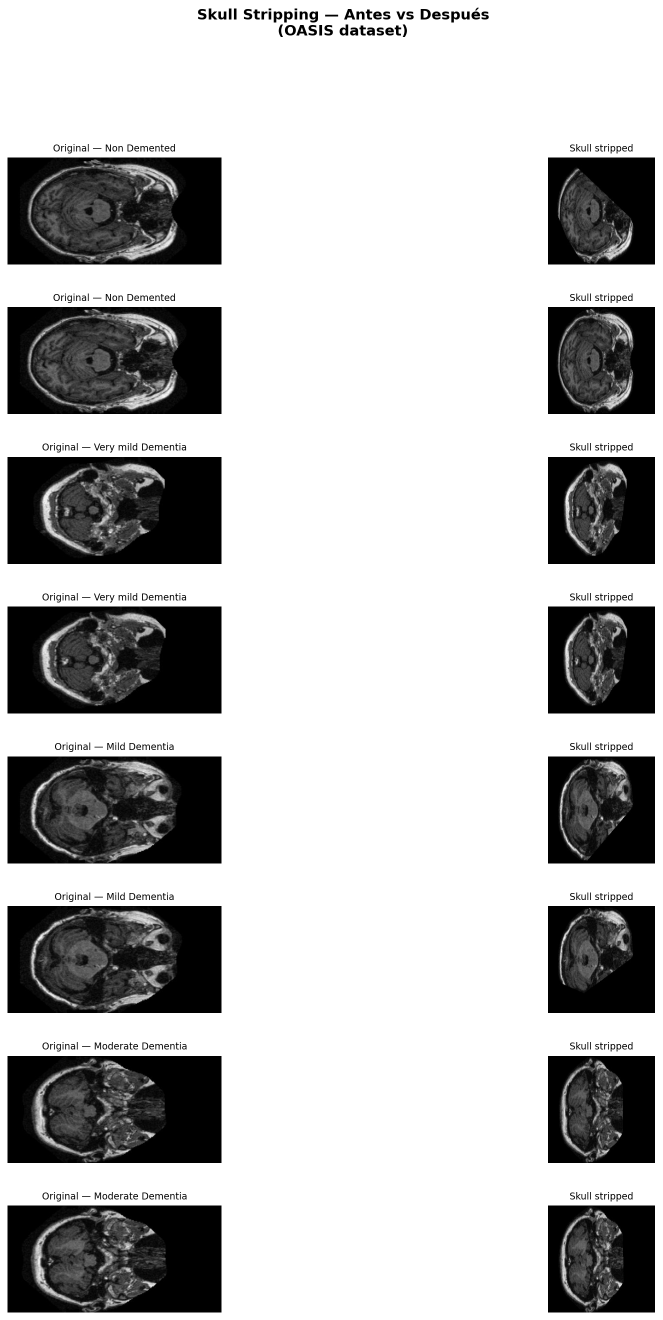
#> input picture skull_strip_muestra.png, 1325 x 2640 px (shown at 1/2 size)
$ python -i skull_stripping.py   (imports and definitions only)
#> lines starting #> are read from the running program, lines starting #| are printed output that depends on the picture; after the words box and inside, x2 and y2 are one past the last pixel; in counts of white or black regions, pixels touching at a corner belong together
#> in procesar_imagen, img is the input picture: shape (2640, 1325, 3); min 0, max 255, mean 183.5
"""
skull_stripping.py
Elimina el cráneo, ojos y tejido externo de las imágenes de RM cerebral OASIS.
Método: Umbralización + morfología + contorno mayor (OpenCV)

Input:  /home/davfy/Escritorio/Data/  (imágenes originales OASIS)
Output: /home/davfy/Escritorio/Data_stripped/  (solo cerebro)

Genera además una muestra visual de 16 imágenes (antes/después)
para verificar la calidad antes de usar el dataset.
"""

import os
import cv2
import numpy as np
from PIL import Image
import matplotlib.pyplot as plt
import matplotlib.gridspec as gridspec
from tqdm import tqdm

# ── Configuración ──────────────────────────────────────────
DATA_DIR    = "/home/davfy/Escritorio/Data"
OUTPUT_DIR  = "/home/davfy/Escritorio/Data_stripped"
MUESTRA_DIR = "/home/davfy/Escritorio/Vision"
IMG_SIZE    = 224  # Tamaño final

CLASES = [
    "Non Demented",
    "Very mild Dementia",
    "Mild Dementia",
    "Moderate Dementia",
]

# ── Skull stripping ────────────────────────────────────────
def skull_strip(img_bgr):
    """
    Elimina el cráneo y tejido externo de una imagen de RM cerebral.
    Retorna la imagen con fondo negro (solo cerebro visible).

    Pasos:
    1. Escala de grises
    2. Blur gaussiano para reducir ruido
    3. Umbral de Otsu para separar cerebro/fondo
    4. Operaciones morfológicas para limpiar la máscara
    5. Contorno más grande = cerebro
    6. Máscara convexa para rellenar huecos internos
    7. Aplicar máscara a imagen original
    """
    gray = cv2.cvtColor(img_bgr, cv2.COLOR_BGR2GRAY)

    # Blur para reducir ruido antes de umbralizar
    blur = cv2.GaussianBlur(gray, (5, 5), 0)

    # Umbral de Otsu — automático, se adapta a cada imagen
    _, thresh = cv2.threshold(blur, 0, 255,
                               cv2.THRESH_BINARY + cv2.THRESH_OTSU)
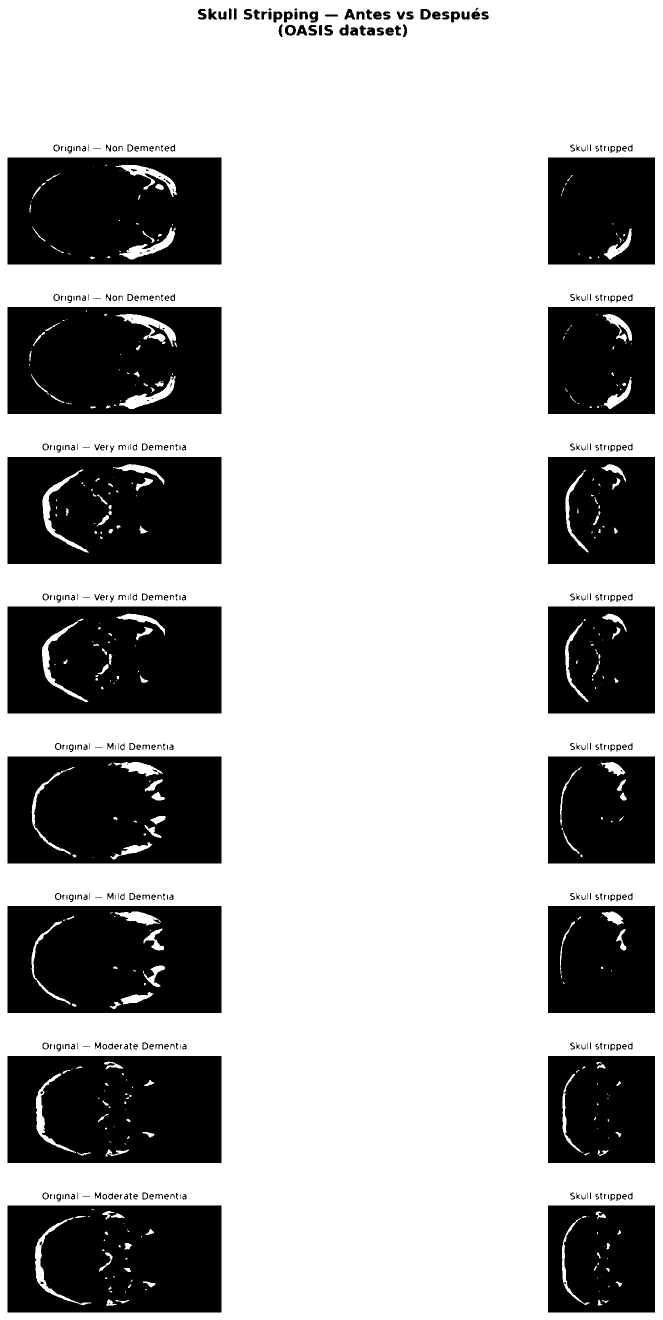
#> thresh: shape (2640, 1325) (shown at 1/2 size); 69.3% white; 378 black regions (90 under 20 px), largest, box (x1, y1, x2, y2) and area: (15, 2112, 443, 2326) 88523, (15, 2411, 443, 2625) 88053, (15, 1213, 443, 1427) 87633

    # Operaciones morfológicas para limpiar artefactos pequeños
    kernel = cv2.getStructuringElement(cv2.MORPH_ELLIPSE, (5, 5))
    thresh = cv2.morphologyEx(thresh, cv2.MORPH_CLOSE, kernel, iterations=3)
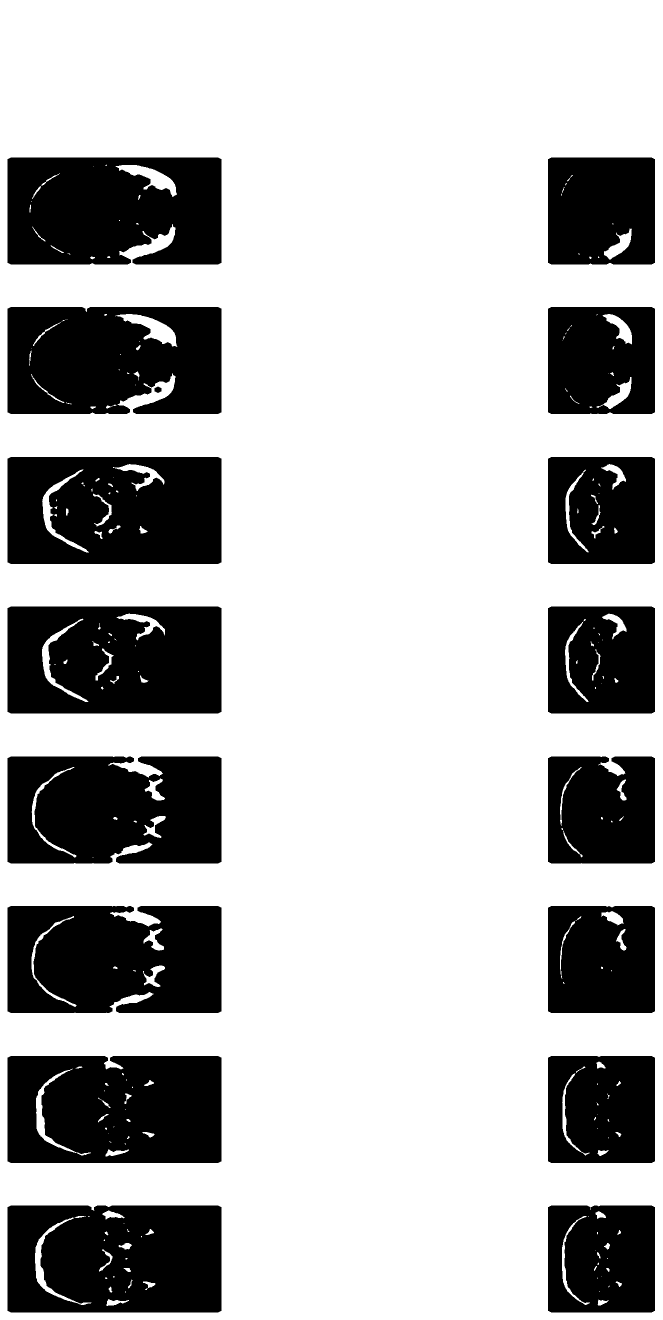
#> thresh: shape (2640, 1325) (shown at 1/2 size); 70.2% white; 17 black regions, largest, box (x1, y1, x2, y2) and area: (15, 2112, 443, 2326) 88026, (15, 2411, 443, 2625) 87544, (15, 1213, 443, 1427) 87207
    thresh = cv2.morphologyEx(thresh, cv2.MORPH_OPEN,  kernel, iterations=2)
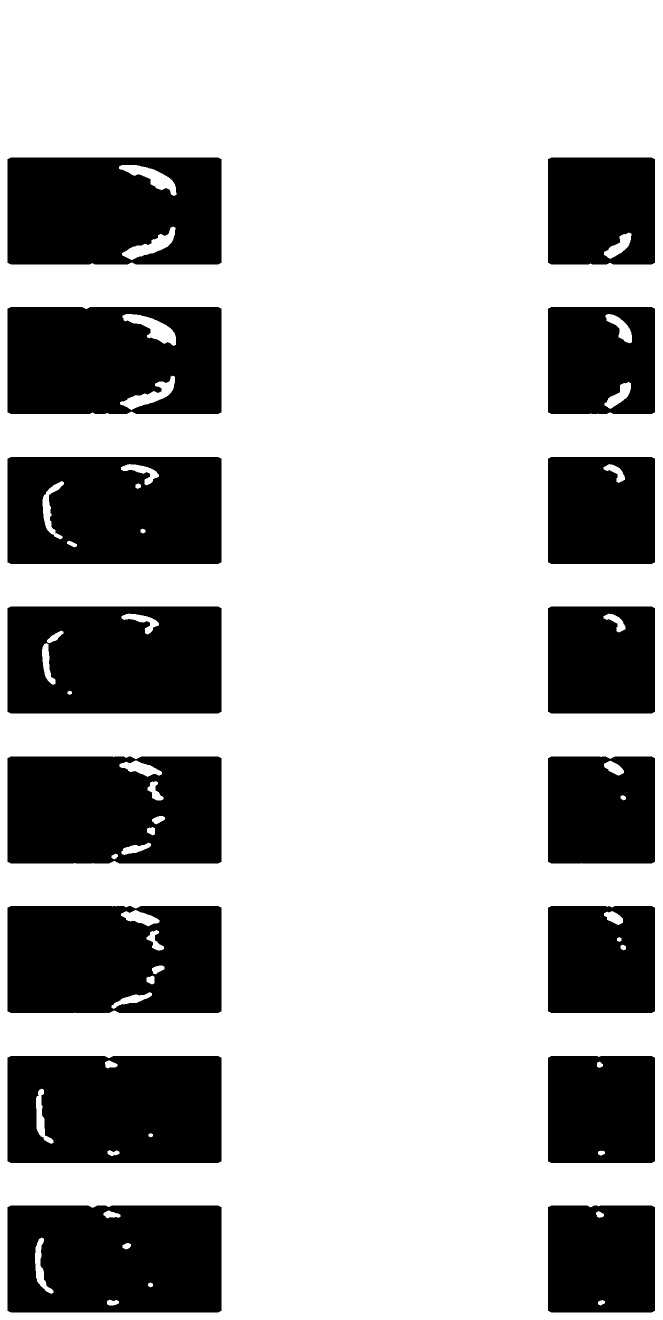
#> thresh: shape (2640, 1325) (shown at 1/2 size); 69.6% white; 16 black regions, largest, box (x1, y1, x2, y2) and area: (15, 2112, 443, 2326) 89595, (15, 2411, 443, 2625) 89265, (15, 1213, 443, 1427) 89009

    # Encontrar contornos
    contours, _ = cv2.findContours(thresh, cv2.RETR_EXTERNAL,
                                    cv2.CHAIN_APPROX_SIMPLE)
#> contours = [[[0, 0], [0, 2639], [1324, 2639], [1324, 0]]]

    if not contours:
        # Si no encuentra nada, devolver la imagen original
        return img_bgr

    # El contorno más grande es el cerebro
    largest = max(contours, key=cv2.contourArea)
#> largest = [[0, 0], [0, 2639], [1324, 2639], [1324, 0]]

    # Máscara convexa para rellenar huecos internos del cerebro
    hull    = cv2.convexHull(largest)
#> hull = [[1324, 0], [1324, 2639], [0, 2639], [0, 0]]
    mask    = np.zeros_like(gray)
    cv2.fillPoly(mask, [hull], 255)
#> mask: shape (2640, 1325); every value is 255

    # Dilatar la máscara ligeramente para no cortar bordes del cerebro
    kernel2 = cv2.getStructuringElement(cv2.MORPH_ELLIPSE, (7, 7))
    mask    = cv2.dilate(mask, kernel2, iterations=2)

    # Aplicar máscara — fondo queda en negro
    result = cv2.bitwise_and(img_bgr, img_bgr, mask=mask)

    return result

def procesar_imagen(src_path, dst_path):
    """Lee, aplica skull strip, redimensiona y guarda."""
    img = cv2.imread(src_path)
    if img is None:
        return False

    # Skull stripping
    stripped = skull_strip(img)

    # Redimensionar a tamaño estándar
    stripped = cv2.resize(stripped, (IMG_SIZE, IMG_SIZE),
                           interpolation=cv2.INTER_LANCZOS4)
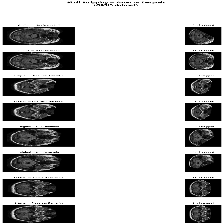
#> stripped: shape (224, 224, 3); min 0, max 255, mean 184

    cv2.imwrite(dst_path, stripped)
    return True

# ── Generar muestra visual ─────────────────────────────────
# [100 lines left out: functions generar_muestra, main, not called in this run]

# [2 lines not run here, left out]

>>> result = procesar_imagen('skull_strip_muestra.png', 'out.png')
